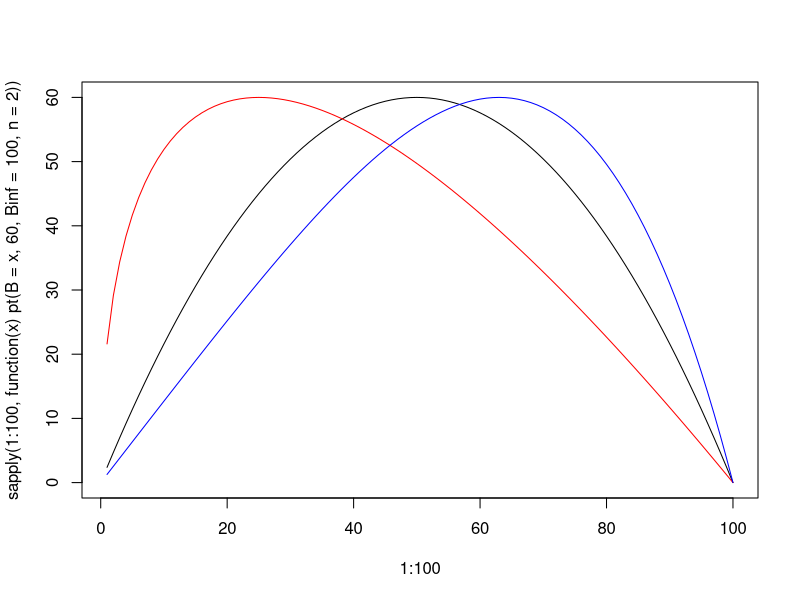
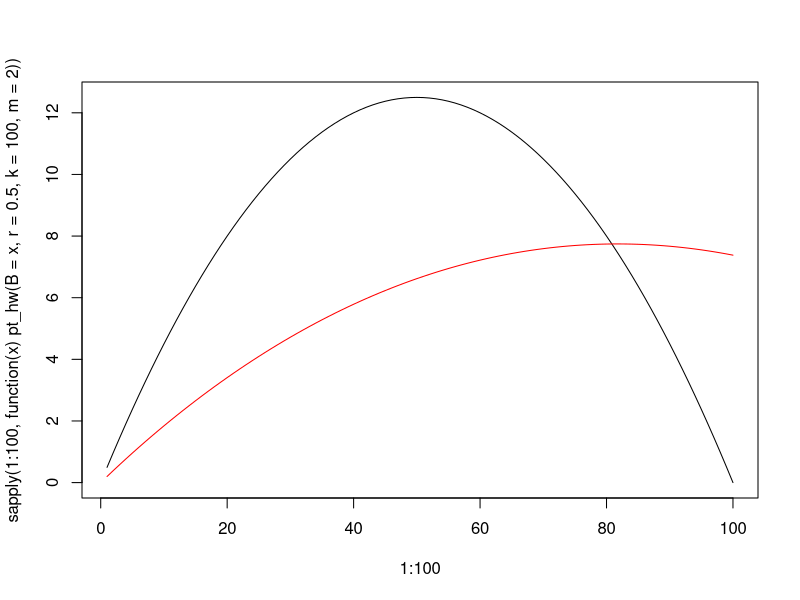
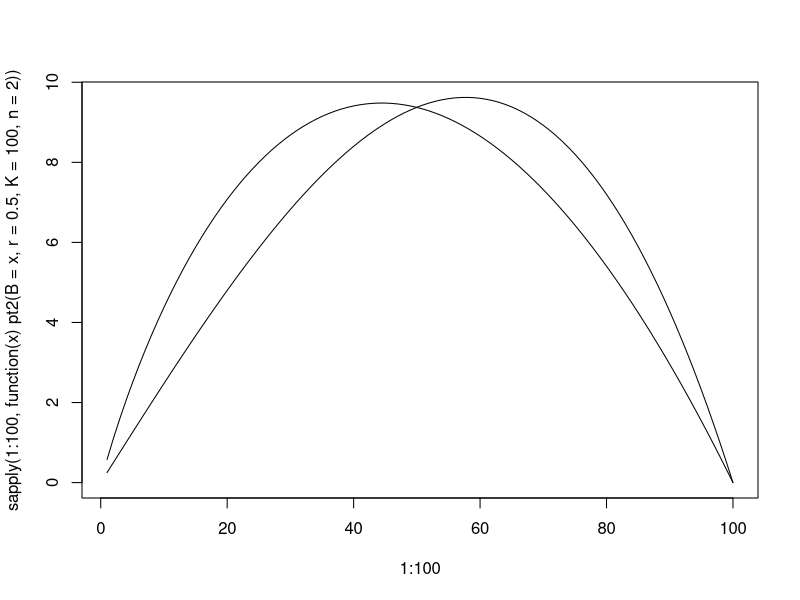
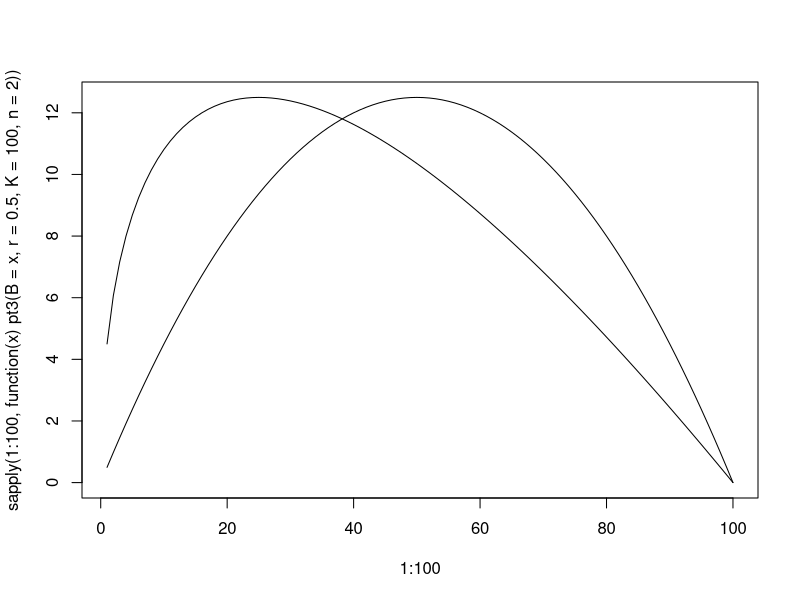

These figures' R source, in order:
# Fletcher, Q&D:
pt <- function(B, m, Binf, n) {
  gamma <- n ^(n / (n - 1)) / (n - 1)
  gamma * m * (B/Binf) - gamma * m * (B / Binf)^n
}

# H&W 8.4.4:
pt_hw <- function(B, r, k, m) {
  r * B - (r / k) * B^m
}

# https://www.sciencedirect.com/science/article/abs/pii/S0304380015002732
# https://tinyurl.com/yuvhtvjt
pt2 <- function(B, r, n, K) {
  (r / n) * B * (1 - (B / K)^n)
}

# https://slideplayer.com/slide/16152688/95/images/5/Pella-Tomlison+Surplus+Production+Model.jpg
pt3 <- function(B, r, n, K) {
  (r / (n - 1)) * B * (1 - (B / K)^(n - 1))
}

plot(1:100, sapply(1:100, function(x) pt(B = x, 60, Binf = 100, n = 2)), type = "l", col = "black")
lines(1:100, sapply(1:100, function(x) pt(B = x, 60, Binf = 100, n = 0.5)), col = "red")
lines(1:100, sapply(1:100, function(x) pt(B = x, 60, Binf = 100, n = 4)), col = "blue")
# :)

plot(1:100, sapply(1:100, function(x) pt_hw(B = x, r = 0.5, k = 100, m = 2)), type = "l", col = "black")
B <- 1:100
lines(B, sapply(B, function(x) pt_hw(B = x, r = 0.2, k = 100, m = 1.90)), type = "l", col = "red")
# :(

plot(1:100, sapply(1:100, function(x) pt2(B = x, r = 0.5, K = 100, n = 2)), type = "l", col = "black")
lines(1:100, sapply(1:100, function(x) pt2(B = x, r = 0.32, K = 100, n = 0.5)), type = "l", col = "black")
# :(

plot(1:100, sapply(1:100, function(x) pt3(B = x, r = 0.5, K = 100, n = 2)), type = "l", col = "black")
lines(1:100, sapply(1:100, function(x) pt3(B = x, r = 0.25, K = 100, n = 0.5)), type = "l", col = "black")
# :)
# note the need to change 'r'
